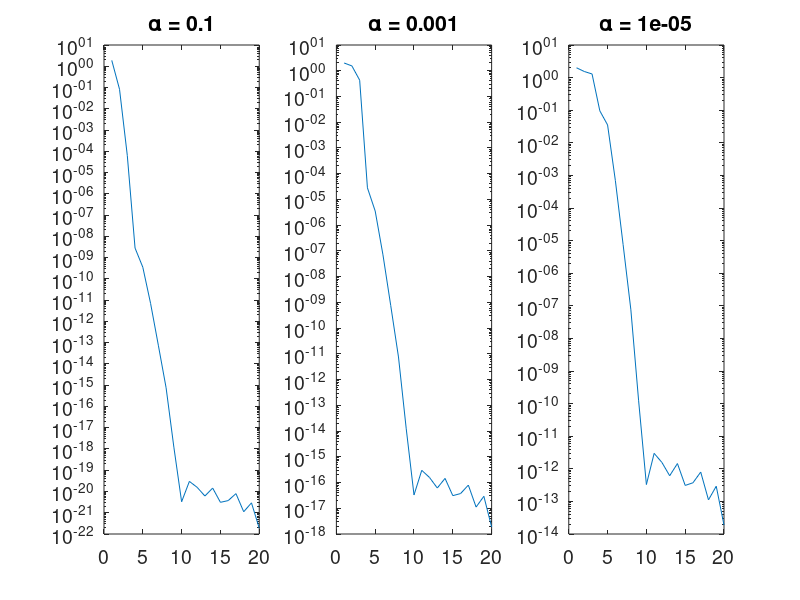
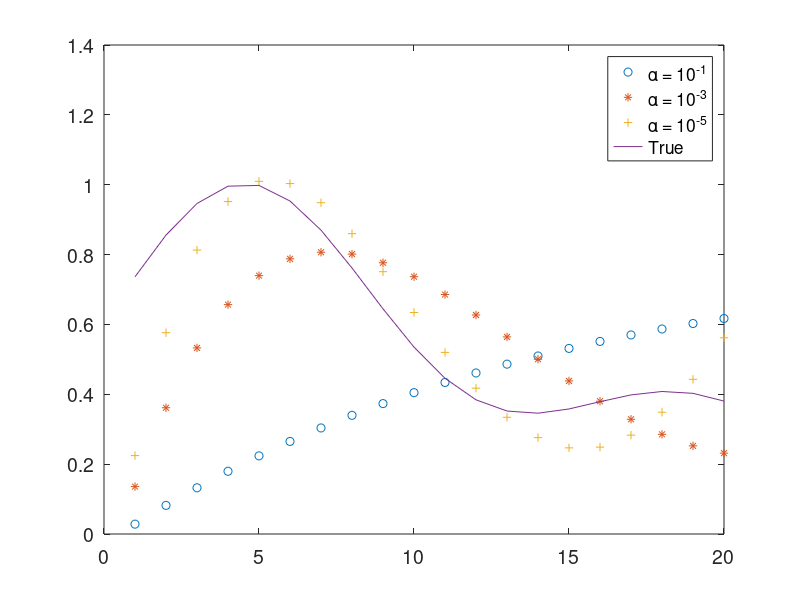

Here is the MATLAB script that generated these plots, in order:
clear
clc
%% question 1
load('ifk.mat')

delta = 1/20;

% median points
x = [0:delta:1-delta]+delta/2;
y = x;%x;

% samping the analytic solution with higher frequency
% delta = 1/40;
% % median points
% x = [0:delta:1-delta]+delta/2;
% y = x;%x;
% d2 = interp1(y2,d,y,'linear','extrap');
% d = d2.';

[x1,y1] = meshgrid(x,y);

G(:,:) = x1.*exp(-x1.*y1)*delta;
[U,S,V] = svd(G);

sigma = 5e-5;
% p = 2
p=2;
Vp=V(:,1:p);
Sp = S(1:p,1:p);
Up=U(:,1:p);
m = Vp*Sp^(-1)*Up'*d;

chi2_1 = (d - G*m)'*(d - G*m)/sigma^2;

% p = 4
p = 4;
Vp=V(:,1:p);
Sp = S(1:p,1:p);
Up=U(:,1:p);
m = Vp*Sp^(-1)*Up'*d;

chi2_2 = (d - G*m)'*(d - G*m)/sigma^2;

% true model
mt = exp(-10*(x-0.2).^2) + 0.4*exp(-10*(x-0.9).^2);
chi2_3 = (d - G*mt')'*(d - G*mt')/sigma^2;



%% question 2

alpha = [1e-1,1e-3,1e-5];
figure
for i =1:3
    si = diag(S);
    fi = si.^2./(si.^2+alpha(i)^2);
    Pr = fi.*U'*d./si;
    subplot(1,3,i)
    semilogy(abs(Pr))
    title(['\alpha = ',num2str(alpha(i))])
    set(gca,'Fontsize',14)
end

%% question 3

m_1 = inv(G'*G + alpha(1).^2*eye(size(G'*G)))*G'*d;

m_2 = inv(G'*G + alpha(2).^2*eye(size(G'*G)))*G'*d;

m_3 = inv(G'*G + alpha(3).^2*eye(size(G'*G)))*G'*d;

figure;
plot(m_1,'o')
hold on
plot(m_2,'*')
hold on
plot(m_3,'+')
hold on
plot(mt)
legend('\alpha = 10^{-1}','\alpha = 10^{-3}','\alpha = 10^{-5}','True')
set(gca,'Fontsize',14)

% b

chi2_new1 = (d - G*m_1)'*(d - G*m_1)/sigma^2
chi2_new2 = (d - G*m_2)'*(d - G*m_2)/sigma^2
chi2_new3 = (d - G*m_3)'*(d - G*m_3)/sigma^2

%% samping with higher frequency

delta = 1/20;
% median points
x2 = [0:delta:1-delta]+delta/2;
y2 = x2;%x;

% samping the analytic solution with higher frequency
delta = 1/40;
% median points
x = [0:delta:1-delta]+delta/2;
y = x;%x;
d2 = interp1(y2,d,y,'linear','extrap');
d = d2.';

[x1,y1] = meshgrid(x,y);

G2(:,:) = x1.*exp(-x1.*y1)*delta;

mt = exp(-10*(x-0.2).^2) + 0.4*exp(-10*(x-0.9).^2);
chi2_3_new = (d - G2*mt')'*(d - G2*mt')/sigma^2
